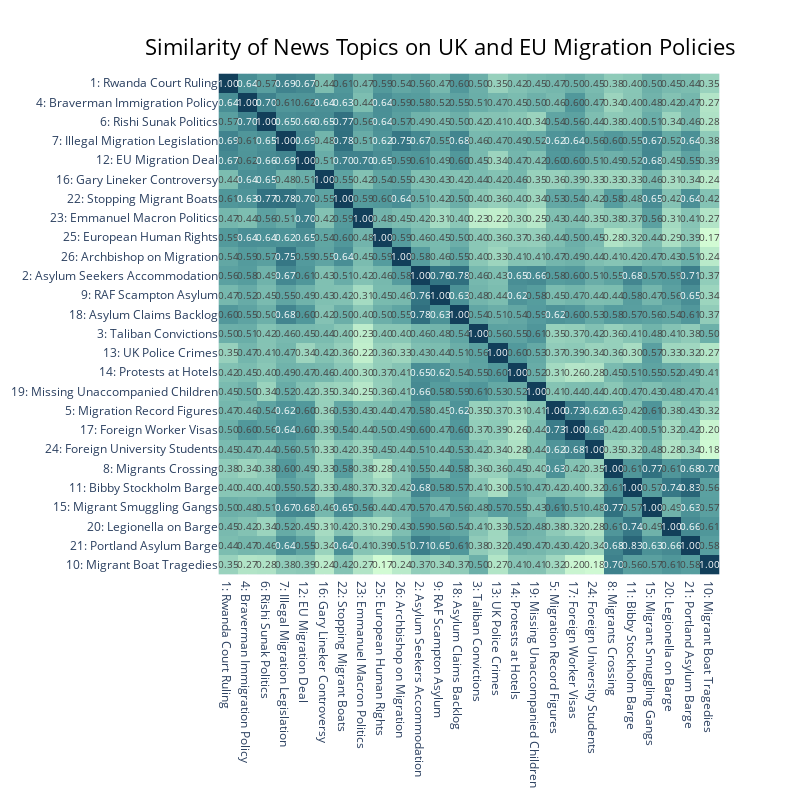

The cell this chart's notebook holds for it:
### Markdown cell above
A similar cluster exists for topics on UK and EU migration policies

### Code cell
fig = news_model.visualize_heatmap(n_clusters=6, custom_labels=True)

fig.update_layout(
    title_text='Similarity of News Topics on UK and EU Migration Policies',
    coloraxis=dict(colorscale='Darkmint', showscale=False)  
)

fig.update_traces(
    texttemplate='%{z:.2f}',  
    textfont=dict(size=10)    
)

fig.show()

### Figure 1 — Plotly figure (JSON) as saved in the notebook; plotly's stock layout.template omitted (floating-point values rounded to 4 significant figures; data arrays with more than 128 entries replaced by an {"elided": "..."} marker saying what was removed)
{"data": [{"coloraxis": "coloraxis", "hovertemplate": "x: %{x}<br>y: %{y}<br>Similarity Score: %{z}<extra></extra>", "name": "0", "textfont": {"size": 10}, "texttemplate": "%{z:.2f}", "type": "heatmap", "x": ["1: Rwanda Court Ruling", "4: Braverman Immigration Policy", "6: Rishi Sunak Politics", "7: Illegal Migration Legislation", "12: EU Migration Deal", "16: Gary Lineker Controversy", "22: Stopping Migrant Boats", "23: Emmanuel Macron Politics", "25: European Human Rights", "26: Archbishop on Migration", "2: Asylum Seekers Accommodation", "9: RAF Scampton Asylum", "18: Asylum Claims Backlog", "3: Taliban Convictions", "13: UK Police Crimes", "14: Protests at Hotels", "19: Missing Unaccompanied Children", "5: Migration Record Figures", "17: Foreign Worker Visas", "24: Foreign University Students", "8: Migrants Crossing", "11: Bibby Stockholm Barge", "15: Migrant Smuggling Gangs", "20: Legionella on Barge", "21: Portland Asylum Barge", "10: Migrant Boat Tragedies"], "xaxis": "x", "y": ["1: Rwanda Court Ruling", "4: Braverman Immigration Policy", "6: Rishi Sunak Politics", "7: Illegal Migration Legislation", "12: EU Migration Deal", "16: Gary Lineker Controversy", "22: Stopping Migrant Boats", "23: Emmanuel Macron Politics", "25: European Human Rights", "26: Archbishop on Migration", "2: Asylum Seekers Accommodation", "9: RAF Scampton Asylum", "18: Asylum Claims Backlog", "3: Taliban Convictions", "13: UK Police Crimes", "14: Protests at Hotels", "19: Missing Unaccompanied Children", "5: Migration Record Figures", "17: Foreign Worker Visas", "24: Foreign University Students", "8: Migrants Crossing", "11: Bibby Stockholm Barge", "15: Migrant Smuggling Gangs", "20: Legionella on Barge", "21: Portland Asylum Barge", "10: Migrant Boat Tragedies"], "yaxis": "y", "z": {"elided": "26x26 float values"}}], "layout": {"coloraxis": {"colorbar": {"title": {"text": "Similarity Score"}}, "colorscale": [[0, "rgb(210, 251, 212)"], [0.1667, "rgb(165, 219, 194)"], [0.3333, "rgb(123, 188, 176)"], [0.5, "rgb(85, 156, 158)"], [0.6667, "rgb(58, 124, 137)"], [0.8333, "rgb(35, 93, 114)"], [1, "rgb(18, 63, 90)"]], "showscale": false}, "height": 800, "hoverlabel": {"bgcolor": "white", "font": {"family": "Rockwell", "size": 16}}, "legend": {"title": {"text": "Trend"}}, "margin": {"t": 60}, "showlegend": true, "title": {"font": {"color": "Black", "size": 22}, "text": "Similarity of News Topics on UK and EU Migration Policies", "x": 0.55, "xanchor": "center", "y": 0.95, "yanchor": "top"}, "width": 800, "xaxis": {"anchor": "y", "constrain": "domain", "domain": [0, 1], "scaleanchor": "y"}, "yaxis": {"anchor": "x", "autorange": "reversed", "constrain": "domain", "domain": [0, 1]}}}
